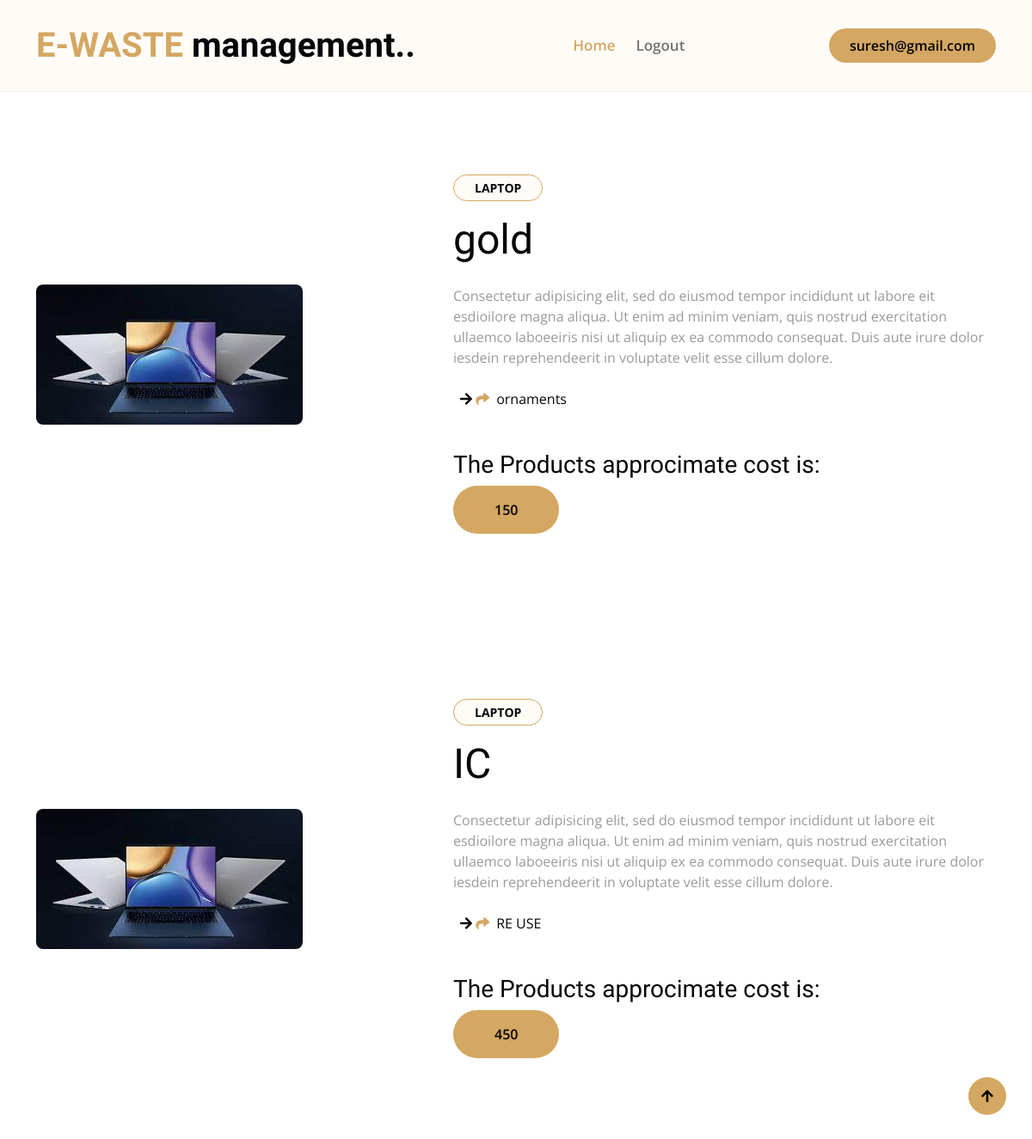
Page /category/2 (signed in) on the committed database.
### ewaste/models.py (models this page shows)
class Total_cat(models.Model):
    waste_name=models.ForeignKey(Waste_mat,on_delete=models.CASCADE,db_column='title')
    cat_name=models.ForeignKey(Category,on_delete=models.CASCADE,db_column='category_name')
    waste_use=models.CharField(max_length=1000,db_column='waste_name')
    waste_cost=models.IntegerField(db_column='waste_cost')

class Category(models.Model):
    cat_name=models.CharField(max_length=30)
    cat_img=models.ImageField(upload_to='images/')
    def __str__(self):
        return self.cat_name

class Waste_mat(models.Model):
    cat_name=models.ForeignKey(Category,on_delete=models.CASCADE)
    waste_name=models.CharField(max_length=50)
    def __str__(self):
        return self.waste_name

### ewaste/views.py (the view)
# urls.py: path('category/<int:id>',views.category,name="category"),
def category(request,id):
    if 'mail' in request.session:
        a=Category.objects.get(id=id)
        data=Total_cat.objects.all().filter(cat_name_id=a.id)
        for i in data:
            print(i.waste_name)
        context={
            'session':request.session['mail'],
            'data':data,
        }
        return render(request,'category.html',context)
    return redirect('index')

### ewaste/templates/category.html
{% extends 'index.html' %}
{% load static %}
{% block content %}
{% for i in data %}
<div class="container-fluid py-6">
    <div class="container">
        <div class="row g-5 align-items-center">
            <div class="col-lg-5 wow bounceInUp" data-wow-delay="0.1s">
                <img src="{{ i.cat_name.cat_img.url }}" class="img-fluid rounded" alt="">
            </div>
            <div class="col-lg-7 wow bounceInUp" data-wow-delay="0.3s">
                <small class="d-inline-block fw-bold text-dark text-uppercase bg-light border border-primary rounded-pill px-4 py-1 mb-3">{{ i.cat_name }} </small>
                <h1 class="display-5 mb-4">{{ i.waste_name }} </h1>
                <p class="mb-4">Consectetur adipisicing elit, sed do eiusmod tempor incididunt ut labore eit esdioilore magna aliqua. Ut enim ad minim veniam,
                    quis nostrud exercitation ullaemco laboeeiris nisi ut aliquip ex ea commodo consequat. Duis aute irure
                    dolor iesdein reprehendeerit in voluptate velit esse cillum dolore.</p>
                <div class="row g-4 text-dark mb-5">
                    <div class="col-sm-6">
                        <i class="fas fa-arrow-right ps-2"></i>
                        <i class="fas fa-share text-primary me-2"></i>{{ i.waste_use }}
                    </div>
                </div>
                <h3>The Products approcimate cost is:</h3>
                <a  class="btn btn-primary py-3 px-5 rounded-pill">{{ i.waste_cost }} </a>
            </div>
        </div>
    </div>
</div>
{% endfor %}
{% endblock %}

### ewaste/static/css/style.css (style rules this page uses)
h1, h2, h3, .h1, .h2, .h3 { font-weight: 400 !important; font-family: 'Playball', cursive !important; }
.py-6 { padding-top: 6rem; padding-bottom: 6rem; }
.wow, .animated { animation-duration: 2s !important; }
.btn.btn-primary { border: 0; }
.btn { font-weight: 600; transition: .5s; }

### rows in the picture
Total_cat: cat_name.cat_img (picture), cat_name "LAPTOP", waste_name "gold", waste_use "ornaments", waste_cost "150"
Total_cat: cat_name.cat_img (picture), cat_name "LAPTOP", waste_name "IC", waste_use "RE USE", waste_cost "450"

### other values in the picture
{{ session }} "suresh@gmail.com"
